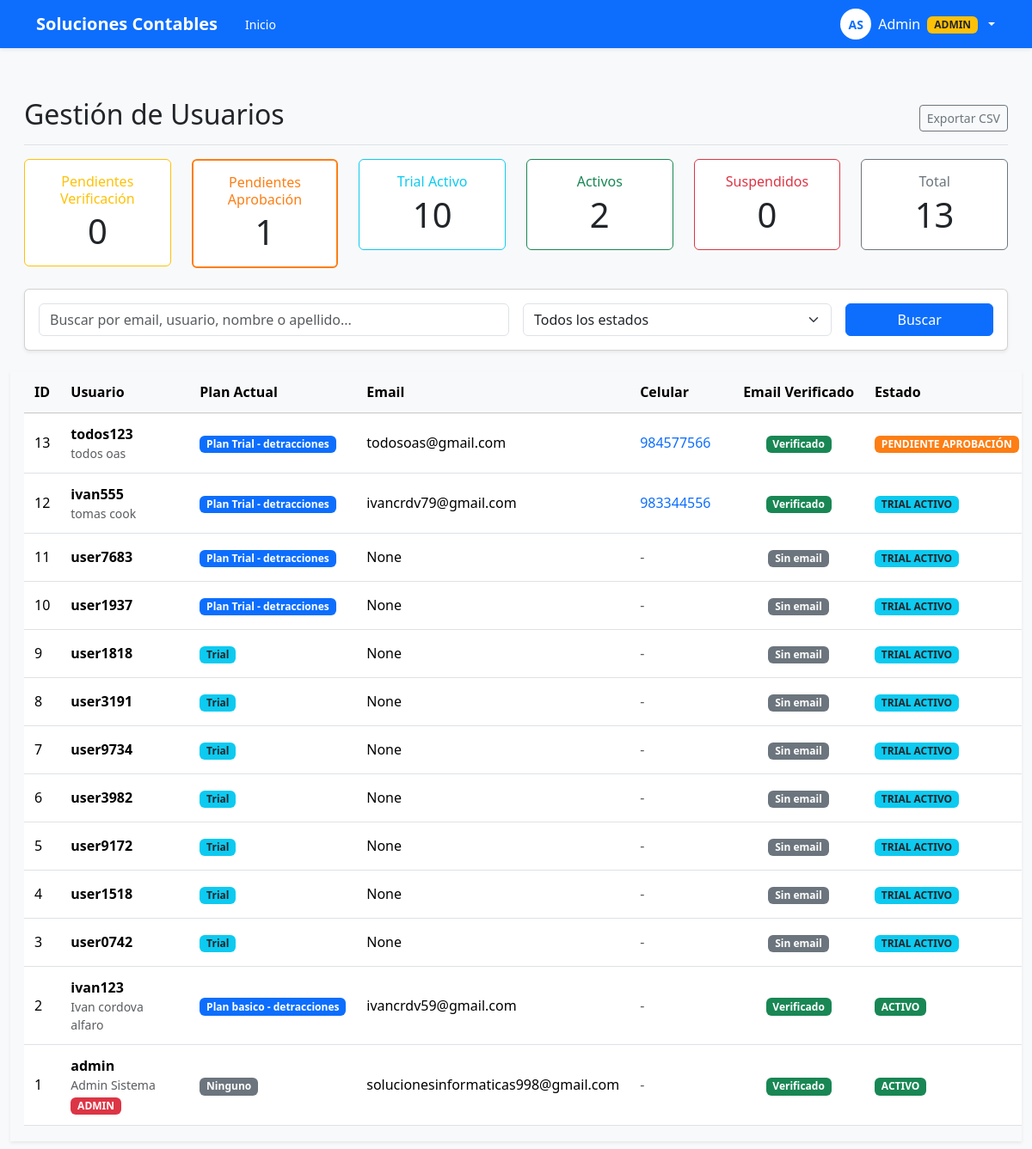
The app's page /admin/users (signed in) with its own data.
### proc_detracciones/models.py (models this page shows, shortened)
class User(db.Model, UserMixin):
    __tablename__ = "user"
    id = db.Column(db.Integer, primary_key=True)
    email = db.Column(db.String(255), unique=True, nullable=True, index=True)
    username = db.Column(db.String(64), unique=True, nullable=True, index=True)
    password_hash = db.Column(db.String(255), nullable=True)
    role = db.Column(db.String(20), default="user", nullable=False)
    is_active_flag = db.Column(db.Boolean, default=True, nullable=False)
    trial_ends_at = db.Column(db.DateTime(timezone=True), nullable=True)
    is_email_verified = db.Column(db.Boolean, default=False, nullable=False)
    email_verified_at = db.Column(db.DateTime(timezone=True), nullable=True)
    first_name = db.Column(db.String(120), nullable=True)
    last_name = db.Column(db.String(120), nullable=True)
    phone = db.Column(db.String(15), nullable=True)  # ✅ NUEVO CAMPO
    account_status = db.Column(db.String(24), default="TRIAL_ACTIVO", nullable=False)
    payment_proof_submitted_at = db.Column(db.DateTime(timezone=True), nullable=True)
    payment_proof_url = db.Column(db.Text, nullable=True)
    payment_reviewed_at = db.Column(db.DateTime(timezone=True), nullable=True)
    payment_reviewed_by_admin_id = db.Column(db.Integer, db.ForeignKey("user.id"), nullable=True)
    reviewed_by_admin = db.relationship("User", remote_side=[id], backref="reviewed_users", uselist=False)
    created_at = db.Column(db.DateTime(timezone=True), default=utcnow, nullable=False)
    payment_proof_reviewed_at = db.Column(db.DateTime(timezone=True), nullable=True)
    def get_active_subscription(self):
        from datetime import datetime, timezone
        return UserPlanSubscription.query.filter(
            UserPlanSubscription.user_id == self.id,
            UserPlanSubscription.is_active == True,
            UserPlanSubscription.ends_at > datetime.now(timezone.utc)
        ).order_by(UserPlanSubscription.ends_at.desc()).first()
    @property
    def is_active(self) -> bool:
        return bool(self.is_active_flag)

class Plan(db.Model):
    __tablename__ = 'plan'
    id = db.Column(db.Integer, primary_key=True)
    name = db.Column(db.String(100), unique=True, nullable=False)  # "Plan Trial", "Plan Básico"
    slug = db.Column(db.String(100), unique=True, nullable=False)  # "trial", "basico"
    description = db.Column(db.Text)
    price_monthly = db.Column(db.Integer, default=0)  # En centavos: 5000 = S/ 50.00
    is_active = db.Column(db.Boolean, default=True)
    is_unlimited = db.Column(db.Boolean, default=False)  # Si es True, ignora quotas
    trial_days = db.Column(db.Integer, nullable=True)
    created_at = db.Column(db.DateTime(timezone=True), default=utcnow)
    service_quotas = db.relationship('PlanServiceQuota', backref='plan', cascade='all, delete-orphan')

### proc_detracciones/routes/admin.py (the view, shortened to what this page needs)
@admin_bp.route('/users')
@login_required
@admin_required
def users_list():
    from proc_detracciones.models import Plan # <-- IMPORTACIÓN LOCAL PARA MÁS EFICIENCIA
    status_filter = request.args.get('status', 'all')
    search_query = request.args.get('search', '').strip()
    query = User.query
    users = query.order_by(User.created_at.desc()).all()
    pending_verification = User.query.filter_by(account_status='PENDIENTE_VERIFICACION').count()
    from sqlalchemy import or_
    pending_review = User.query.filter(
        or_(
            User.account_status == 'PENDIENTE_REVISION',
            User.account_status == 'PENDIENTE_PAGO'
        )
    ).count()
    trial_active = User.query.filter_by(account_status='TRIAL_ACTIVO').count()
    active = User.query.filter_by(account_status='ACTIVO').count()
    suspended = User.query.filter_by(account_status='SUSPENDIDO').count()
    plans = Plan.query.filter_by(is_active=True).all()
    return render_template('admin/users.html',
                      users=users,
                      pending_verification=pending_verification,
                      pending_review=pending_review,
                      trial_active=trial_active,
                      active=active,
                      suspended=suspended,
                      plans=plans,
                      search_query=search_query,
                      status_filter=status_filter)

### proc_detracciones/routes/admin.py (called while the page is built)
def admin_required(f):
    @wraps(f)
    def decorated_function(*args, **kwargs):
        if not current_user.is_authenticated or current_user.role != 'admin':
            flash('Acceso denegado', 'danger')
            return redirect(url_for('home.index'))
        return f(*args, **kwargs)
    return decorated_function

### proc_detracciones/templates/admin/users.html (shortened to what this page needs)
{% extends "_base.html" %}
{% block content %}
<div class="container-fluid mt-4">
    <div class="d-flex justify-content-between flex-wrap flex-md-nowrap align-items-center pt-3 pb-2 mb-3 border-bottom">
        <h1 class="h2">Gestión de Usuarios</h1>
        <div class="btn-toolbar mb-2 mb-md-0">
            <a href="{{ url_for('admin.export_users') }}" class="btn btn-sm btn-outline-secondary">
                 Exportar CSV
            </a>
        </div>
    </div>
    <div class="row mb-4">
        <div class="col-md-2">
            <div class="card text-center border-warning">
                <div class="card-body py-3">
                    <h6 class="card-title text-warning mb-1">Pendientes Verificación</h6>
                    <p class="card-text display-6 mb-0">{{ pending_verification }}</p>
                </div>
            </div>
        </div>
        <div class="col-md-2">
            <div class="card text-center" style="border: 2px solid #fd7e14;">
                <div class="card-body py-3">
                    <h6 class="card-title mb-1" style="color: #fd7e14;">Pendientes Aprobación</h6>
                    <p class="card-text display-6 mb-0">{{ pending_review }}</p>
                </div>
            </div>
        </div>
        <div class="col-md-2">
            <div class="card text-center border-info">
                <div class="card-body py-3">
                    <h6 class="card-title text-info mb-1">Trial Activo</h6>
                    <p class="card-text display-6 mb-0">{{ trial_active }}</p>
                </div>
            </div>
        </div>
        <div class="col-md-2">
            <div class="card text-center border-success">
                <div class="card-body py-3">
                    <h6 class="card-title text-success mb-1">Activos</h6>
                    <p class="card-text display-6 mb-0">{{ active }}</p>
                </div>
            </div>
        </div>
        <div class="col-md-2">
            <div class="card text-center border-danger">
                <div class="card-body py-3">
                    <h6 class="card-title text-danger mb-1">Suspendidos</h6>
                    <p class="card-text display-6 mb-0">{{ suspended }}</p>
                </div>
            </div>
        </div>
        <div class="col-md-2">
            <div class="card text-center border-secondary">
                <div class="card-body py-3">
                    <h6 class="card-title text-secondary mb-1">Total</h6>
                    <p class="card-text display-6 mb-0">{{ users|length }}</p>
                </div>
            </div>
        </div>
    </div>
    <div class="card mb-4 shadow-sm">
        <div class="card-body">
            <form method="get" class="row g-3">
                <div class="col-md-6">
                    <input type="text"
                           name="search"
                           class="form-control"
                           placeholder="Buscar por email, usuario, nombre o apellido..."
                           value="{{ search_query }}">
                </div>
                <div class="col-md-4">
                    <select name="status" class="form-select">
                        <option value="all" {{ 'selected' if status_filter == 'all' }}>Todos los estados</option>
                    </select>
                </div>
                <div class="col-md-2">
                    <button type="submit" class="btn btn-primary w-100">Buscar</button>
                </div>
            </form>
        </div>
    </div>
    <div class="table-responsive shadow-sm">
        <table class="table table-hover align-middle mb-0">
            <thead class="table-light">
                <tr>
                    <th>ID</th>
                    <th >Usuario</th>
                    <th >Plan Actual</th>
                    <th >Email</th>
                    <th>Celular</th>
                    <th>Email Verificado</th>
                    <th >Estado</th>
                </tr>
            </thead>
<tbody>
    {% for user in users %}
    {% set active_sub = user.get_active_subscription() %}
    <tr>
        <td>{{ user.id }}</td>
        <td>
            <div>
                <div class="fw-bold">{{ user.username }}</div>
                {% if user.first_name or user.last_name %}
                <div class="text-muted small">
                    {{ user.first_name or '' }} {{ user.last_name or '' }}
                </div>
                {% endif %}
                {% if user.role == 'admin' %}
                <span class="badge bg-danger mt-1">ADMIN</span>
                {% endif %}
            </div>
        </td>
        <td>
            {% if active_sub and active_sub.plan %}
                <span class="badge bg-primary">{{ active_sub.plan.name }}</span>
            {% elif user.account_status == 'TRIAL_ACTIVO' %}
                <span class="badge bg-info text-dark">Trial</span>
            {% else %}
                <span class="badge bg-secondary">Ninguno</span>
            {% endif %}
        </td>
        <td>{{ user.email or 'None' }}</td>
        <td>
            {% if user.phone %}
                <a href="https://wa.me/51{{ user.phone }}"
                target="_blank"
                class="text-decoration-none"
                title="Contactar por WhatsApp">
                     {{ user.phone }}
                </a>
            {% else %}
                <span class="text-muted">-</span>
            {% endif %}
        </td>
        <td class="text-center">
            {% if user.email and user.is_email_verified %}
                <span class="badge bg-success">
                     Verificado
                </span>
            {% elif user.email and not user.is_email_verified %}
                <span class="badge bg-warning text-dark">
                    <i class="bi bi-exclamation-triangle-fill"></i> Sin verificar
                </span>
            {% else %}
                <span class="badge bg-secondary">
                     Sin email
                </span>
            {% endif %}
        </td>
        <td>
            {% if user.account_status == 'PENDIENTE_VERIFICACION' %}
                <span class="badge bg-warning text-dark">PENDIENTE VERIFICACIÓN</span>
            {% elif user.account_status == 'PENDIENTE_REVISION' or user.account_status == 'PENDIENTE_PAGO' %}
                <span class="badge text-white" style="background-color: #fd7e14;">PENDIENTE APROBACIÓN</span>
            {% elif user.account_status == 'TRIAL_ACTIVO' %}
                <span class="badge bg-info text-dark">TRIAL ACTIVO</span>
            {% elif user.account_status == 'ACTIVO' %}
                <span class="badge bg-success">ACTIVO</span>
            {% elif user.account_status == 'SUSPENDIDO' %}
                <span class="badge bg-danger">SUSPENDIDO</span>
            {% else %}
                <span class="badge bg-secondary">{{ user.account_status }}</span>
            {% endif %}
        </td>
    </tr>
    {% endfor %}
</tbody>
        </table>
    </div>
</div>
{% endblock %}

### proc_detracciones/templates/_base.html (shortened to what this page needs)
<!DOCTYPE html>
<html lang="es">
  <head>
    <link
      href="https://cdn.jsdelivr.net/npm/bootstrap@5.3.2/dist/css/bootstrap.min.css"
      rel="stylesheet"
    />
  </head>
  <body class="bg-light">
    <nav
      class="navbar navbar-expand-lg navbar-dark bg-primary navbar-sticky shadow-sm"
    >
      <div class="container">
        <a
          class="navbar-brand fw-semibold"
          href="{{ url_for('home.index') if current_user.is_authenticated else url_for('auth.login') }}"
        >
          Soluciones Contables
        </a>
        {% if current_user.is_authenticated %}
        <div class="breadcrumb-inline d-none d-lg-flex align-items-center ms-3">
          <a href="{{ url_for('home.index') }}">Inicio</a>
        </div>
        {% endif %}
        <div class="collapse navbar-collapse" id="navbarNav">
          <div class="d-flex align-items-center gap-3">
            {% if current_user.is_authenticated %} {% set status =
            (current_user.account_status or 'TRIAL_ACTIVO') %}
            <div class="dropdown">
              <button
                class="btn btn-link text-white dropdown-toggle text-decoration-none p-0 d-flex align-items-center gap-2"
                type="button"
                data-bs-toggle="dropdown"
              >
                <div class="user-avatar">
                  {% if current_user.first_name and current_user.last_name %} {{
                  current_user.first_name[0]|upper }}{{
                  current_user.last_name[0]|upper }} {% elif
                  current_user.username %} {{ current_user.username[:2]|upper }}
                  {% elif current_user.email %} {{ current_user.email[0]|upper
                  }} {% else %} U {% endif %}
                </div>
                <span class="d-none d-md-inline fw-500">
                  {% if current_user.first_name %} {{ current_user.first_name }}
                  {% if current_user.role == 'admin' %}
                  <span class="badge bg-warning text-dark ms-1">ADMIN</span>
                  {% endif %} {% elif current_user.username %} {{
                  current_user.username }} {% elif current_user.email %} {{
                  current_user.email.split('@')[0] }} {% else %} Usuario {%
                  endif %}
                </span>
              </button>
            </div>
            {% endif %}
          </div>
        </div>
      </div>
    </nav>
    <div class="container" style="max-width: 980px; padding-top: 18px">
       {% block content %}{% endblock %}
    </div>
  </body>
</html>

### proc_detracciones/templates/_base.html (style rules this page uses)
.navbar-sticky { position: sticky; top: 0; z-index: 1020; }
body { padding-top: 0; }
.user-avatar { width: 36px; height: 36px; background: white; color: #0d6efd; border-radius: 50%; display: flex; align-items: center; justify-content: center; font-weight: 600; font-size: 0.875rem; border: 2px solid rgba(255, 255, 255, 0.3); }
.breadcrumb-inline { color: rgba(255, 255, 255, 0.7); font-size: 0.875rem; }
.breadcrumb-inline a { color: white; text-decoration: none; transition: opacity 0.2s; }

### proc_detracciones/templates/admin/users.html (style rules this page uses)
body > .container { max-width: none !important; width: 100% !important; }
.table-responsive { max-height: calc(100vh - 450px); overflow-y: auto; position: relative; }
.table thead th { position: sticky; top: 0; z-index: 10; background-color: #f8f9fa; box-shadow: 0 2px 2px -1px rgba(0, 0, 0, 0.1); }
.container-fluid { padding-left: 1rem; padding-right: 1rem; min-height: calc(100vh - 80px); display: flex; flex-direction: column; }
.table-responsive { flex: 1; overflow: auto; max-height: calc(100vh - 450px); margin-left: -1rem; margin-right: -1rem; padding-left: 1rem; padding-right: 1rem; }
.table { width: 100%; margin-bottom: 0; }
.table th, .table td { padding: 0.75rem; white-space: nowrap; }
.table td:nth-child(2) { white-space: normal; min-width: 150px; }
.table td:nth-child(4) { white-space: normal; min-width: 180px; }
.table td:nth-child(5) { white-space: nowrap; min-width: 120px; }

### records on screen
User: first_name "A", last_name "S", first_name "Admin", id "1", username "admin", last_name "Sistema", role "ADMIN", account_status "Ninguno", email "solucionesinformaticas998@gmail.com", is_email_verified "Verificado"
User: id "13", username "todos123", first_name "todos", last_name "oas", email "todosoas@gmail.com", phone "984577566", is_email_verified "Verificado", account_status "PENDIENTE APROBACIÓN"
Plan: plan.name "Plan Trial - detracciones"
User: id "12", username "ivan555", first_name "tomas", last_name "cook", email "ivancrdv79@gmail.com", phone "983344556", is_email_verified "Verificado", account_status "TRIAL ACTIVO"
User: id "11", username "user7683", email "None", shows "Sin email", account_status "TRIAL ACTIVO"
User: id "10", username "user1937", email "None", shows "Sin email", account_status "TRIAL ACTIVO"
User: id "9", username "user1818", account_status "Trial", email "None", shows "Sin email"
User: id "8", username "user3191", account_status "Trial", email "None", shows "Sin email"
User: id "7", username "user9734", account_status "Trial", email "None", shows "Sin email"
User: id "6", username "user3982", account_status "Trial", email "None", shows "Sin email"
User: id "5", username "user9172", account_status "Trial", email "None", shows "Sin email"
User: id "4", username "user1518", account_status "Trial", email "None", shows "Sin email"
User: id "3", username "user0742", account_status "Trial", email "None", shows "Sin email"
User: id "2", username "ivan123", first_name "Ivan", last_name "cordova alfaro", email "ivancrdv59@gmail.com", is_email_verified "Verificado", account_status "ACTIVO"
Plan: plan.name "Plan basico - detracciones"

### other values on screen
{{ pending_verification }} "0"
{{ pending_review }} "1"
{{ trial_active }} "10"
{{ active }} "2"
{{ suspended }} "0"
{{ users|length }} "13"
